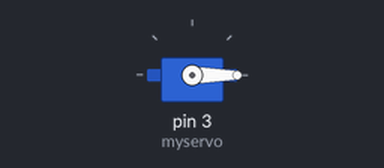
A sketch run on a simulated Arduino Uno, built with avr-gcc and run on an emulated ATmega328P. Shown: servo.

Above: at 0.1 s.
At 10.1 s:
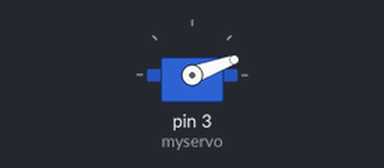
At 20.1 s:
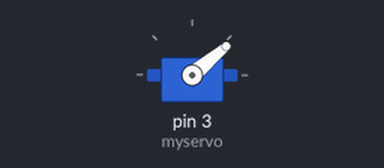
At 39.75 s:
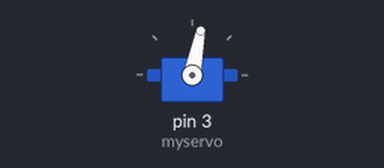
Timing chart, 0 to 40.0 s (numbered marks = the images above):
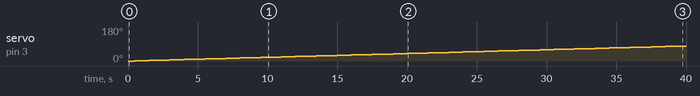

The sketch:

servo_rotation_test.ino
```cpp
#include <Servo.h>

Servo myservo;
int pos = 0;

void setup() {
  // put your setup code here, to run once:
  myservo.attach(3);
  myservo.write(0);
}

void loop() {
  // put your main code here, to run repeatedly:
  for(pos = 0;pos <= 180; pos++){
    myservo.write(pos);
    delay(500);
  }

  for(pos = 180; pos>=0 ; pos--){
    myservo.write(pos);
    delay(500);
  }

}
```

Measured:
- by itself, servo on pin 3 (myservo): moves from 0° to 79° over 39.0 s
